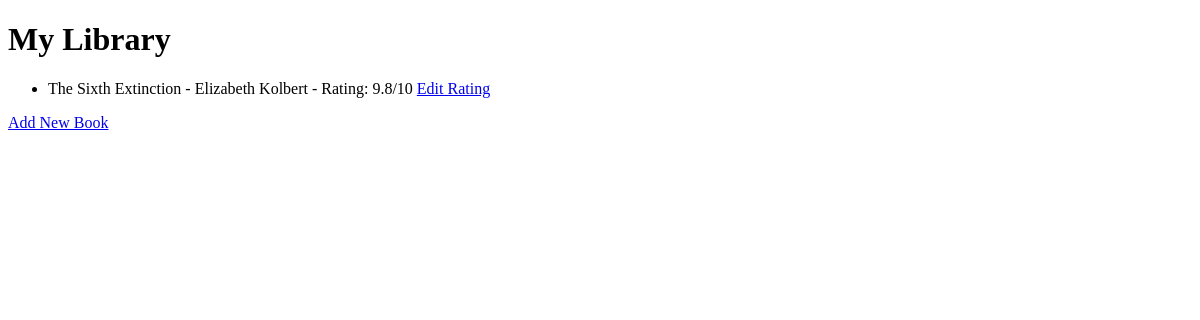
Before: / with the older database file.
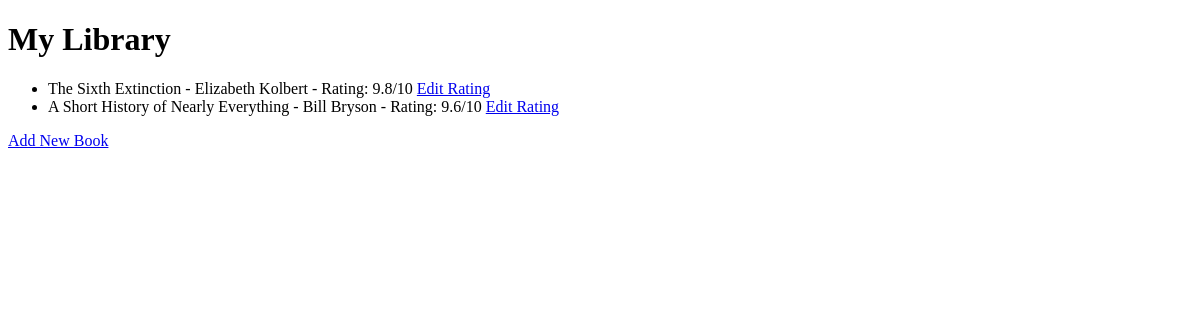
After: the same page with the newer database file.
### main.py (models this page shows)
class Book(db.Model):
    id = db.Column(db.Integer, primary_key=True)
    title = db.Column(db.String(250), unique=True, nullable=False)
    author = db.Column(db.String(250), nullable=False)
    rating = db.Column(db.Float, nullable=False)

### main.py (the view)
@app.route("/")
def home():
    all_books = Book.query.all()
    return render_template("index.html", books=all_books)

### templates/index.html (shortened to what this page needs)
<!DOCTYPE html>
<html lang="en">
  <head>
  </head>
  <body>
    <h1>My Library</h1>
    <ul>
      {% if books|length == 0 %}
      <li>Library is empty.</li>
      {% else %} {% for book in books %}
      <li>
        {{ book.title }} - {{ book.author }} - Rating: {{ book.rating }}/10
        <a href="{{ url_for('edit', id=book.id) }}">Edit Rating</a>
      </li>
      {% endfor %} {% endif %}
    </ul>
    <a href="/add">Add New Book</a>
  </body>
</html>

Changed rows visible on the page:
added Book: title "A Short History of Nearly Everything", author "Bill Bryson", rating "9.6"
